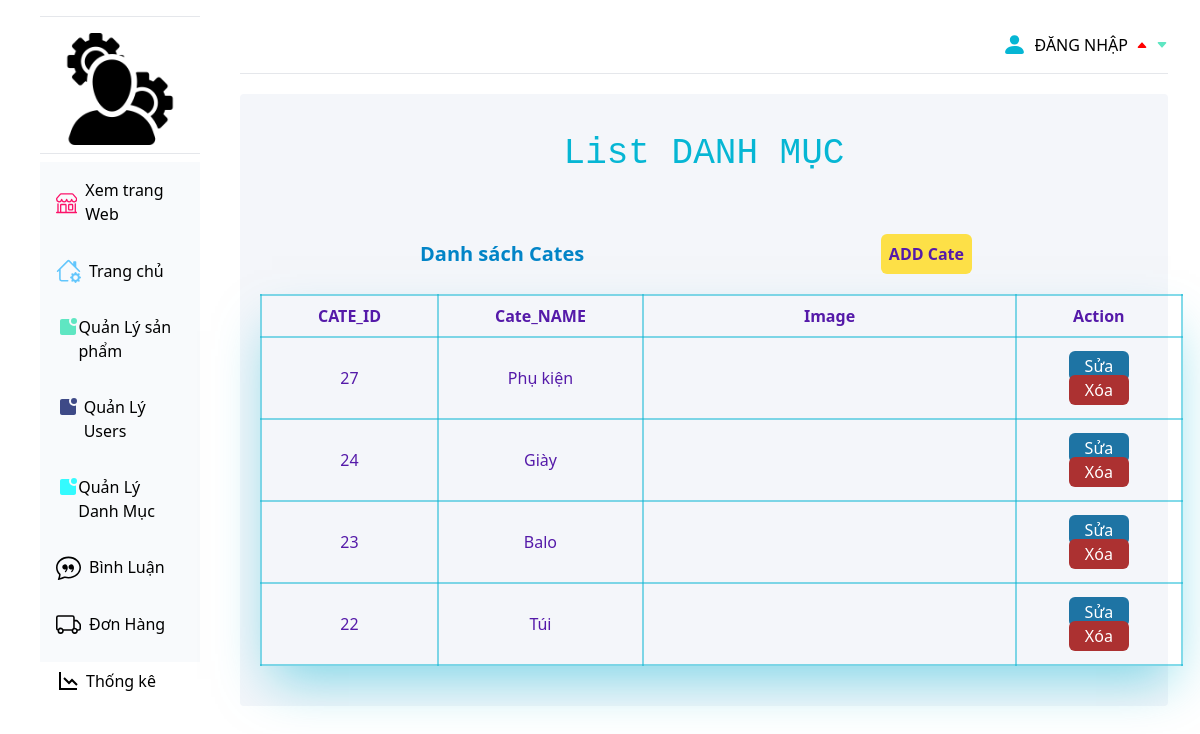
The page /admin/index.php?act=list-cate on the database its author committed.
### tables this page shows
CREATE TABLE `categories` (
  `id` int(11) NOT NULL,
  `categories_name` varchar(255) DEFAULT NULL,
  `image` varchar(255) DEFAULT NULL
);

### guest/pdo.php (called while the page is built, shortened)
<?php
function pdo_get_connection()
{
    $dburl = "mysql:host=localhost;dbname=duan1;charset=utf8";
    $username = 'root';
    $password = '';
    $conn = new PDO($dburl, $username, $password);
    $conn->setAttribute(PDO::ATTR_ERRMODE, PDO::ERRMODE_EXCEPTION);
    return $conn;
}
function pdo_query($sql)
{
    $sql_args = array_slice(func_get_args(), 1);
    try {
        $conn = pdo_get_connection();
        $stmt = $conn->prepare($sql);
        $stmt->execute($sql_args);
        $rows = $stmt->fetchAll();
        return $rows;
    } catch (PDOException $e) {
        throw $e;
    } finally {
        unset($conn);
    }
}

### guest/category.php (called while the page is built, shortened)
<?php
require_once "pdo.php";
function lay_tat_ca_danh_muc($order = "DESC")
{
    $sql = "SELECT * FROM categories ORDER BY id $order";
    $ds_danh_muc = pdo_query($sql);
    return $ds_danh_muc;
}

### admin/danh-muc/list-cate.php (the view, shortened to what this page needs)
<div class="home mt-5 px-5 py-10 mr-8 bg-[#F4F6FA] h-auto rounded">
    <div class="ad-r col-span-2">
        <h1 class="text-center text-cyan-500 pb-10  text-4xl " style="font-family: 'Courier New', Courier, monospace">List DANH MỤC</h1>
        <div class="justify-between mx-40 flex items-center">
            <h1 class="text-[20px] font-semibold text-sky-600 my-5">Danh sách Cates</h1>
            <a href="index.php?act=them_dm" class=" bg-yellow-300 text-center  py-2 px-2 rounded-md hover:bg-[#BAAACE] hover:text-white mx-4 font-semibold text-[#551AA9] my-5">ADD
                Cate</a>
        </div>
        <table class="table mx-auto border-2 shadow-2xl shadow-cyan-500/50 border-cyan-500/50">
            <tr class="border-2 border-cyan-500/50  text-[#551AA9] ">
                <th class="border-2 border-cyan-500/50  px-14 py-2">CATE_ID</th>
                <th class="border-2 border-cyan-500/50 px-14 py-2">Cate_NAME</th>
                <th class="border-2 border-cyan-500/50 px-40 py-2">Image</th>
                <th class="border-2 border-cyan-500/50 px-14 py-2">
                    Action
                </th>
            </tr>
            <?php
            foreach ($ds_danh_muc as $dsdm) {
                extract($dsdm);
                $sua_dm = "index.php?act=sua_dm&id=" . $id;
                $xoa_dm = "index.php?act=xoa_dm&id=" . $id;
            ?>
                <tr class="text-[#551AA9] ">
                    <td class="border-2 border-cyan-500/50 py-4 px-2 text-center">
                        <?= $id ?>
                    </td>
                    <td class="border-2 border-cyan-500/50 py-4 px-2 text-center">
                        <?= $categories_name ?>
                    </td>
                    <td class="border-2 border-cyan-500/50 py-2 px-2 text-center ">
                    </td>
                    <td class="border-2 border-cyan-500/50 py-4 px-2 text-center">
                        <a class="py-1 px-4 bg-[#1E74A4] hover:bg-[#BAAACE] hover:text-white text-white rounded-md mx-2" href="<?= $sua_dm ?>">Sửa</a>
                        <a onclick="return confirm('Bạn có muốn xóa không')" class="text-white hover:bg-[#BAAACE] hover:text-white bg-[#AC3131] py-1 px-4 rounded-md mx-2" href="<?= $xoa_dm ?>">Xóa</a>
                    </td>
                </tr>
            <?php
            }
            ?>
        </table>
    </div>
</div>
</div>
</div>
</body>
</html>

### rows shown on the page
categories: id "27", categories_name "Phụ kiện"
categories: id "24", categories_name "Giày"
categories: id "23", categories_name "Balo"
categories: id "22", categories_name "Túi"
